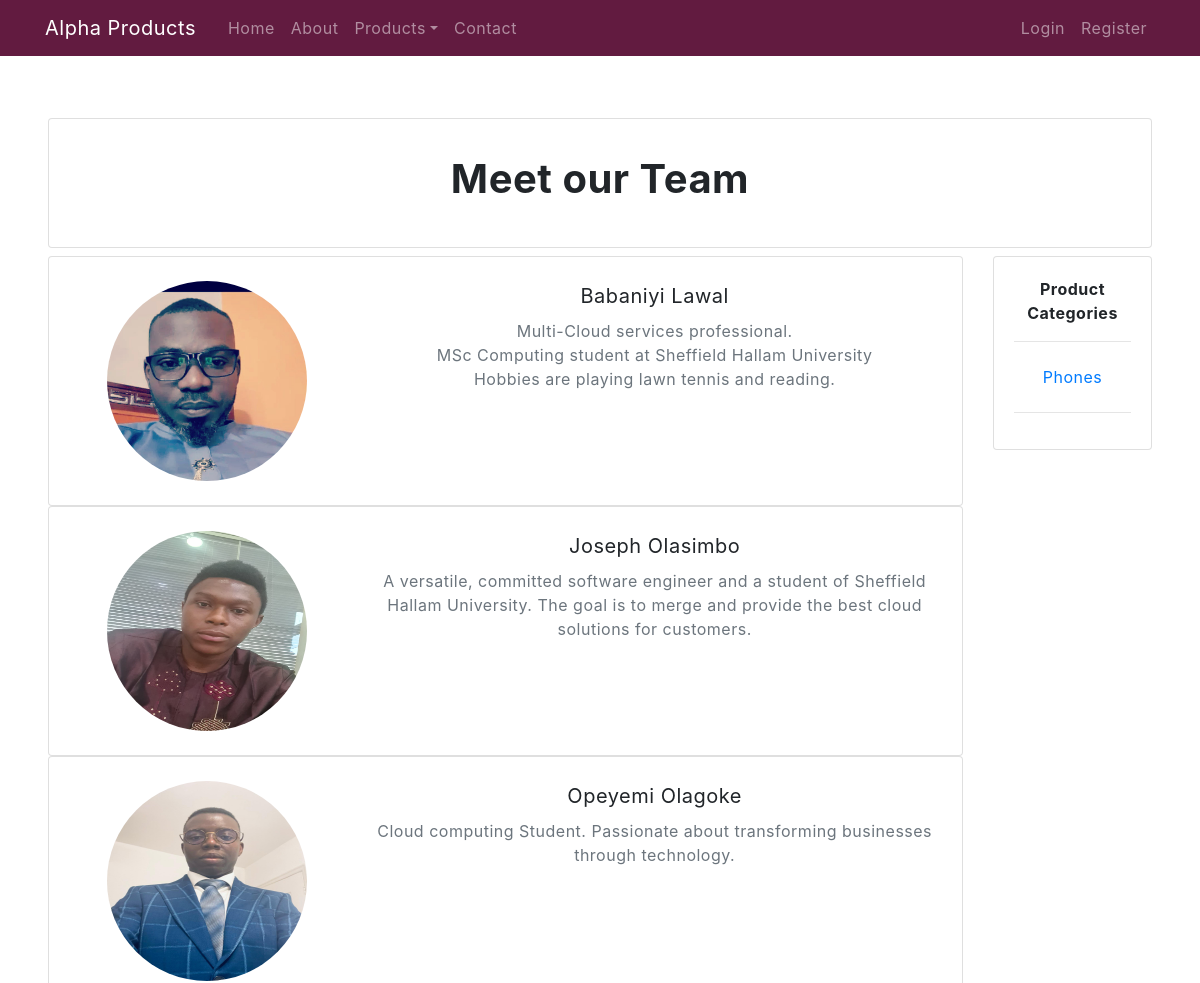
Before: /aboutus/ (upper part) with the older database file.
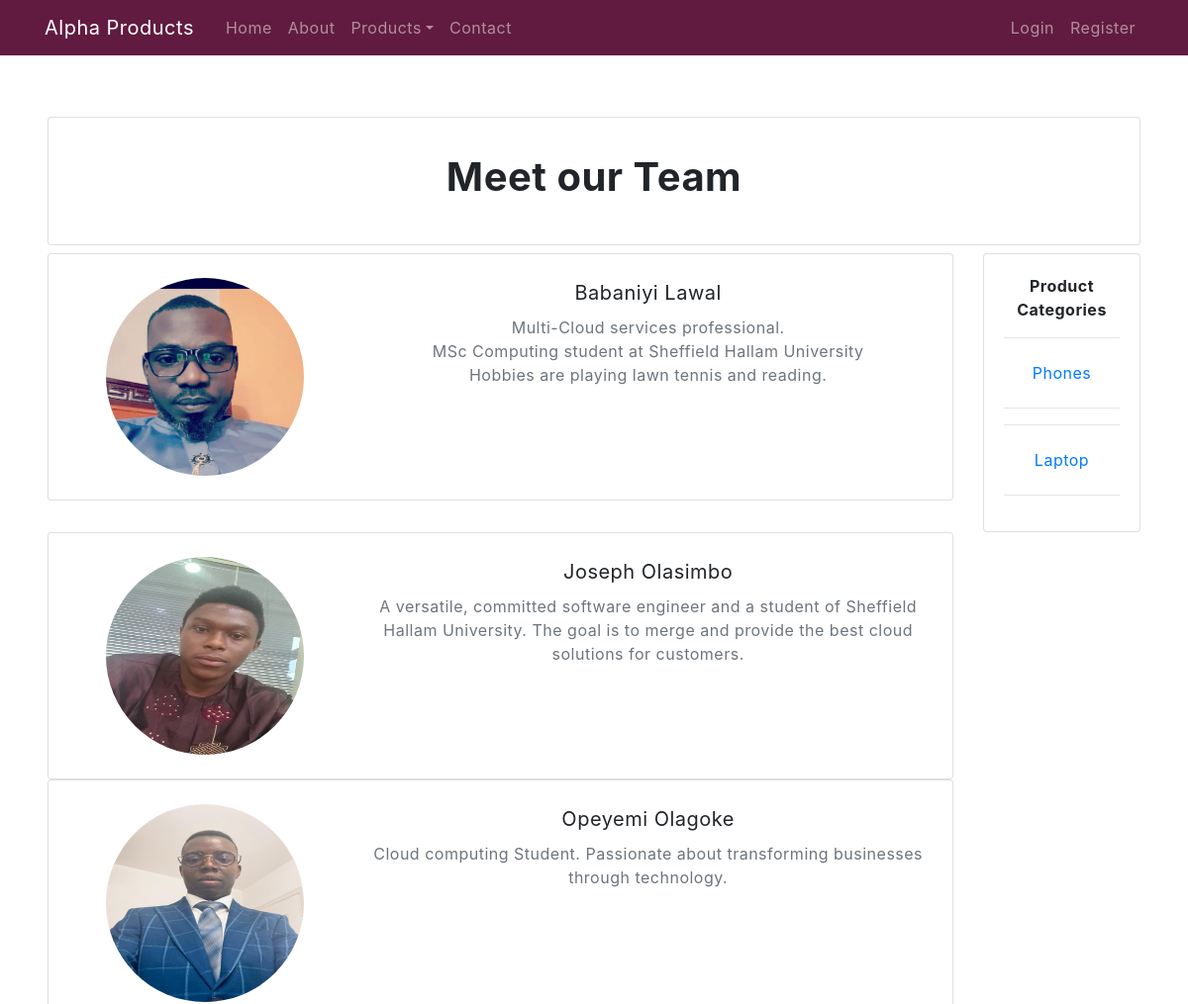
After: the same page with the newer database file.
### alpha/models.py (models this page shows, shortened)
class Category(models.Model):
    cat = models.CharField(max_length=100)
    image = models.ImageField(upload_to=catpath, null=True, blank=True)

### alpha/views.py (the view)
# urls.py: path('aboutus/', views.aboutus, name='aboutus'),
def aboutus(request):
    cat = Category.objects.all()
    return render(request, 'alpha/aboutus.html', {'cat':cat})

### alpha/templates/alpha/aboutus.html (shortened to what this page needs)
{% extends 'alpha/base.html' %}
{% block content %}
{% load static %}
  <div class="container-content">
    <section class="p-4 p-md-5 text-center text-lg-start shadow-1-strong rounded">
      <div class="row d-flex justify-content-center">
        <div class="col-md-12">
          <div class="card">
            <div class="card-body m-3">
              <h1><strong>Meet our Team</strong></h1>
            </div>
          </div>
        </div>
      </div>
      <div class="row d-flex justify-content-left mt-2">
        <div class="col-md-10">
          <div class="card">
            <div class="card-body m-1">
              <div class="row">
                <div class="col-lg-4 d-flex justify-content-center align-items-center mb-4 mb-lg-0">
                  <img src="{% static 'image/about/niyi.jpeg' %}"
                    class="rounded-circle img-fluid shadow-1" alt="About Image" width="200" height="200" />
                </div>
                <div class="col-lg-8">
                  <p class="fw-bold lead mb-2"><strong>Babaniyi Lawal</strong></p>
                  <p class="fw-bold text-muted mb-0">Multi-Cloud services professional.</p>
                  <p class="fw-bold text-muted mb-0">MSc Computing student at Sheffield Hallam University</p>
                  <p class="text-muted fw-light mb-4">
                    Hobbies are playing lawn tennis and reading.
                 </p>
                </div>
              </div>
            </div>
          </div>
        </div>
        <div class="col-md-2">
          <div class="card mb-6">
            <div class="card-body text-center">
              <strong>Product Categories</strong>
              {% for c in cat %}
                <hr>
                <a href="{% url 'product' c.cat %}" class="btn">{{ c.cat }}</a>
                <hr>
              {% endfor %}
            </div>
          </div>
        </div>
        <div class="col-md-10">
          <div class="card">
            <div class="card-body m-1">
              <div class="row">
                <div class="col-lg-4 d-flex justify-content-center align-items-center mb-4 mb-lg-0">
                  <img src="{% static 'image/about/joseph.jpeg' %}"
                    class="rounded-circle" alt="About Image" width="200" height="200" />
                </div>
                <div class="col-lg-8">
                  <p class="fw-bold lead mb-2"><strong>Joseph Olasimbo</strong></p>
                  <p class="text-muted fw-light mb-4">
                    A versatile, committed software engineer and a student of Sheffield Hallam University. The goal is to merge and provide the best cloud solutions for customers.
                  </p>
                </div>
              </div>
            </div>
          </div>
        </div>
        <div class="col-md-10">
          <div class="card">
            <div class="card-body m-1">
              <div class="row">
                <div class="col-lg-4 d-flex justify-content-center align-items-center mb-4 mb-lg-0">
                  <img src="{% static 'image/about/opeyemi.jpeg' %}"
                    class="rounded-circle" alt="About Image" width="200" height="200" />
                </div>
                <div class="col-lg-8">
                  <p class="fw-bold lead mb-2"><strong>Opeyemi Olagoke</strong></p>
                  <p class="text-muted fw-light mb-4">
                    Cloud computing Student. Passionate about transforming businesses through technology.
                  </p>
                </div>
              </div>
            </div>
          </div>
        </div>
      </div>
    </section>
  </div>
{% endblock %}

Changed rows visible on the page:
added Category: cat "Laptop"
